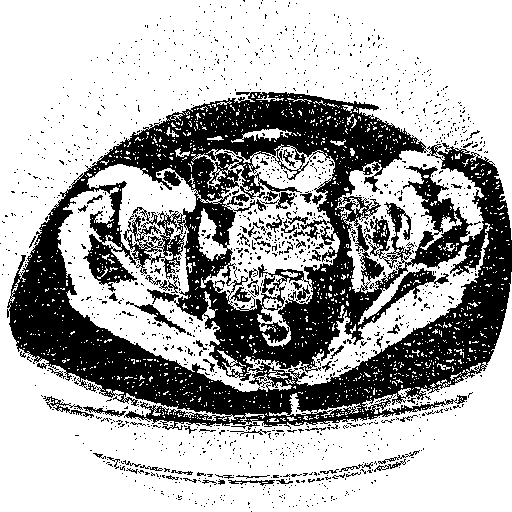
#> input picture LiverTumorDetection/Dataset/images/119.png, 512 x 512 px, found by its file name; its folder holds only this picture in this run
$ jupyter execute --allow-errors Untitled.ipynb
#> lines starting #> are read from the running program, lines starting #| are printed output that depends on the picture
[cell 1]
import os
import pandas as pd
from PIL import Image

# Assuming you have a DataFrame df already created
# If not, you can create an empty DataFrame like this:
# df = pd.DataFrame(columns=['image_path', 'image_data'])

# Create an empty DataFrame
df = pd.DataFrame(columns=['image_path', 'image_data'])

# Path to the directory containing the images
image_dir = r'C:\Users\Dell\Downloads\LiverTumorDetection\Dataset\images'

# List to hold image paths and image data
image_paths = []
image_data = []


# Iterate through each image file in the directory
for filename in os.listdir(image_dir):
    if filename.endswith('.jpg') or filename.endswith('.png'):
        # Construct the full path to the image file
        image_path = os.path.join(image_dir, filename)

        # Open the image using PIL
        image = Image.open(image_path)
#> image is the input picture: PIL image 512x512 L; min 0, max 255, mean 173.7

        # Convert the image to a numpy array or whatever format suitable for your DataFrame
        # For example, you might want to convert it to a list of pixel values
        image_array = list(image.getdata())
#> image_array = 262144 items

        # Append the image path and image data to the lists
        image_paths.append(image_path)
        image_data.append(image_array)

# Add the image paths and image data to the DataFrame
df['image_path'] = image_paths
df['image_data'] = image_data

# Now your DataFrame df contains the image paths and image data

[cell 2]
df.head()

[cell 3]
from sklearn.metrics import confusion_matrix
import seaborn as sns
import matplotlib.pyplot as plt

def generate_random_predictions(num_samples, num_classes):
    return np.random.randint(0, num_classes, num_samples)

# Example function to extract class labels from image paths
def extract_class_from_path(image_path):
    return image_path.split('/')[-2]  # Assuming the class is the parent folder name

# Generate random predicted labels
num_samples = len(df)
num_classes = 3  # Adjust this based on the number of classes in your dataset
#> (the rest of this cell did not finish here and is left out)

[cell 4]
import pandas as pd
import numpy as np
from sklearn.metrics import confusion_matrix
import seaborn as sns
import matplotlib.pyplot as plt

# Example DataFrame (replace with your actual DataFrame)
# df = pd.read_csv('your_dataset.csv')  # If your data is stored in a CSV file
# df = ...  # Load your DataFrame with image paths and data

# Example function to generate random predicted labels (replace this with your actual predictions)
def generate_random_predictions(num_samples, num_classes):
    return np.random.randint(0, num_classes, num_samples)

# Example function to extract ground truth labels from image data (replace this with your actual method)
def extract_labels_from_image_data(image_data):
    # Assuming the image data contains class labels or information that can be interpreted as labels
    # You need to implement this function based on the structure and content of your image data
    # This is just a placeholder implementation
    labels = []
    for data in image_data:
        # Example: Extract label from the image data
        label = np.argmax(data)  # Assuming the label is the index of the maximum value
        labels.append(label)
    return labels

# Generate random predicted labels
num_samples = len(df)
num_classes = 3  # Adjust this based on the number of classes in your dataset
predicted_labels = generate_random_predictions(num_samples, num_classes)

# Extract ground truth labels from image data
ground_truth_labels = extract_labels_from_image_data(df['image_data'])

# Compute confusion matrix
conf_matrix = confusion_matrix(ground_truth_labels, predicted_labels)

# Plot confusion matrix
plt.figure(figsize=(8, 6))
sns.heatmap(conf_matrix, annot=True, fmt='d', cmap='Blues', xticklabels=np.arange(num_classes), yticklabels=np.arange(num_classes))
plt.xlabel('Predicted labels')
plt.ylabel('True labels')
plt.title('Confusion Matrix')
plt.show()
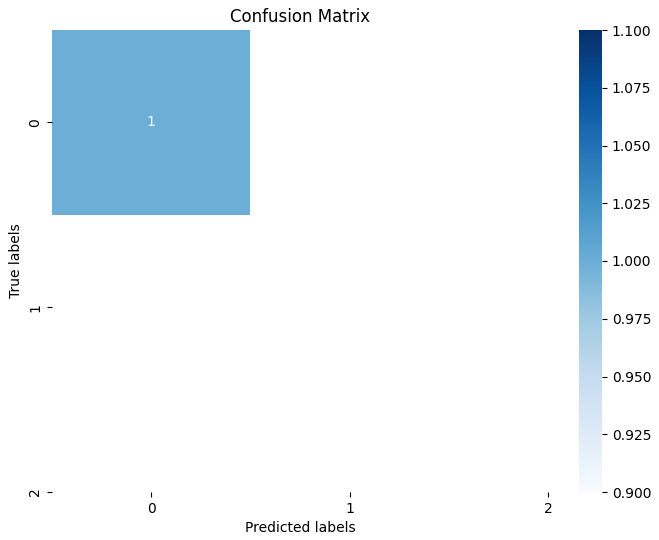
#> figure drawn by matplotlib, 2 panels

[cell 5]
import seaborn as sns
import matplotlib.pyplot as plt
import numpy as np

# Assuming df contains your DataFrame with image data
# Select a subset of 10 images
subset_df = df.head(70)

# Extract image data from the subset DataFrame
image_data_subset = np.array(subset_df['image_data'].tolist())

# Plot heatmap
plt.figure(figsize=(8, 6))
sns.heatmap(image_data_subset, cmap='viridis')
plt.title('Heatmap of Image Pixel Values (Subset)')
plt.xlabel('Pixel Column')
plt.ylabel('Pixel Row')
plt.show()
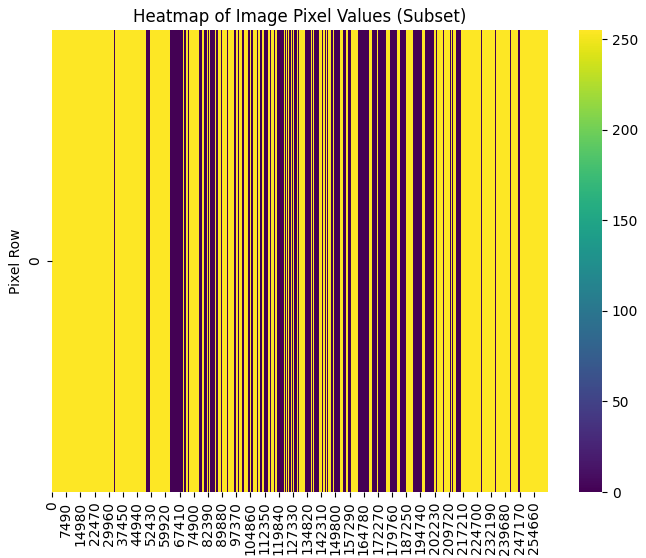
#> figure drawn by matplotlib, 2 panels

$ run again, on LiverTumorDetection/Dataset/images/138.png
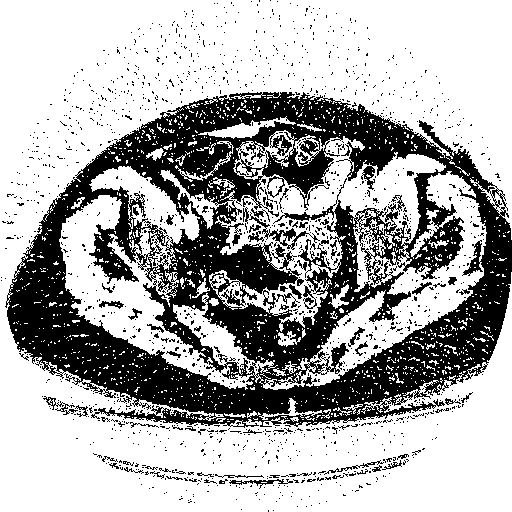
#> input picture LiverTumorDetection/Dataset/images/138.png, 512 x 512 px, found by its file name
#> image is the input picture: PIL image 512x512 L; min 0, max 255, mean 173.1
#> image_array = 262144 items
#> `plt.show()`:
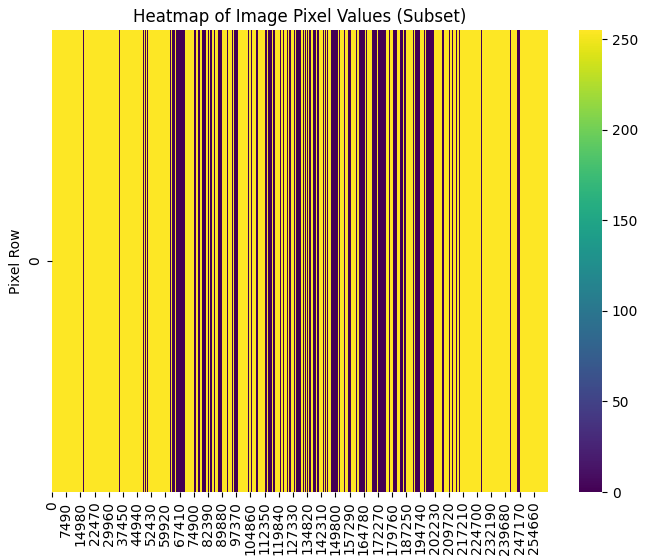
#> figure drawn by matplotlib, 2 panels

$ run again, on LiverTumorDetection/Dataset/images/143.png
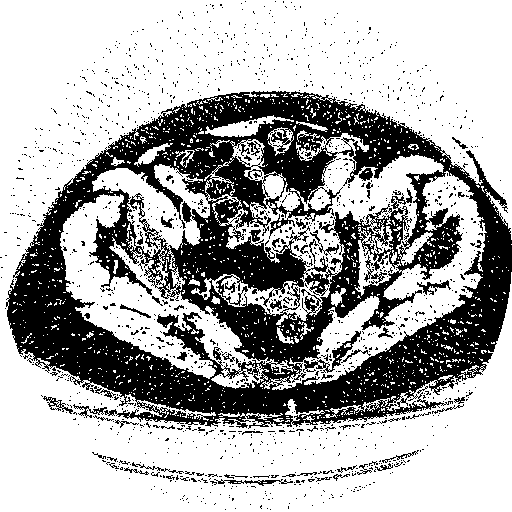
#> input picture LiverTumorDetection/Dataset/images/143.png, 512 x 512 px, found by its file name
#> image is the input picture: PIL image 512x512 L; min 0, max 255, mean 173.2
#> image_array = 262144 items
#> `plt.show()`:
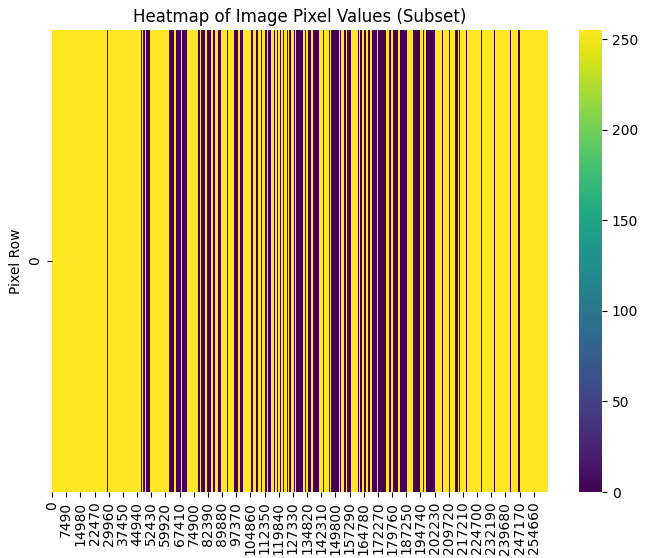
#> figure drawn by matplotlib, 2 panels

$ run again, on LiverTumorDetection/Dataset/images/148.png
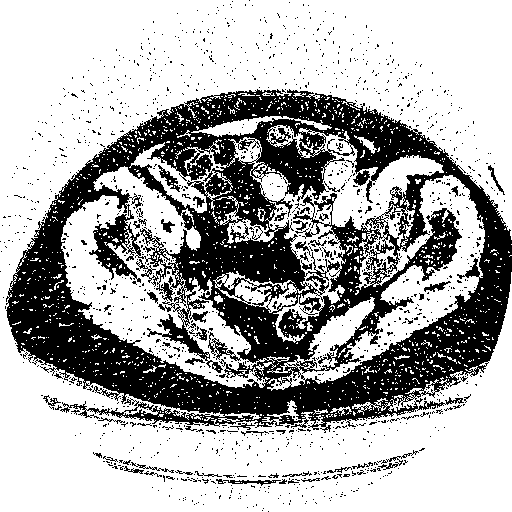
#> input picture LiverTumorDetection/Dataset/images/148.png, 512 x 512 px, found by its file name
#> image is the input picture: PIL image 512x512 L; min 0, max 255, mean 173.3
#> image_array = 262144 items
#> `plt.show()`:
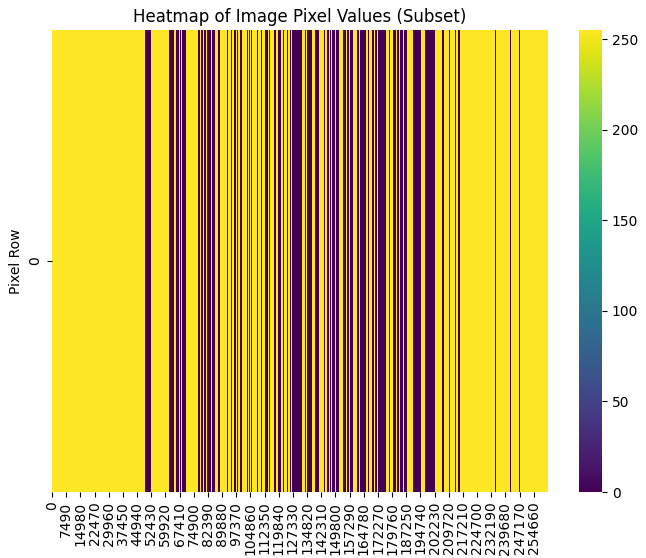
#> figure drawn by matplotlib, 2 panels
